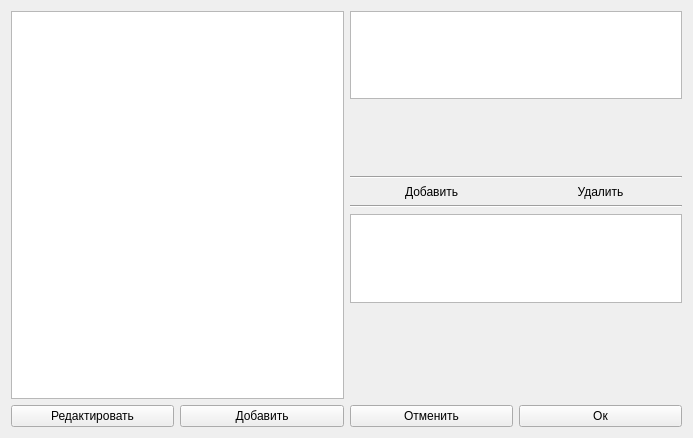
<?xml version="1.0" encoding="UTF-8"?>
<ui version="4.0">
 <class>RolePage</class>
 <widget class="QWidget" name="RolePage">
  <property name="geometry">
   <rect>
    <x>0</x>
    <y>0</y>
    <width>693</width>
    <height>438</height>
   </rect>
  </property>
  <property name="windowTitle">
   <string>Form</string>
  </property>
  <layout class="QVBoxLayout" name="verticalLayout_2">
   <item>
    <layout class="QHBoxLayout" name="horizontalLayout_3">
     <item>
      <widget class="QTableView" name="Table"/>
     </item>
     <item>
      <layout class="QVBoxLayout" name="verticalLayout">
       <item>
        <widget class="QListWidget" name="addWidget"/>
       </item>
       <item>
        <spacer name="verticalSpacer">
         <property name="orientation">
          <enum>Qt::Vertical</enum>
         </property>
         <property name="sizeHint" stdset="0">
          <size>
           <width>20</width>
           <height>175</height>
          </size>
         </property>
        </spacer>
       </item>
       <item>
        <widget class="Line" name="line">
         <property name="orientation">
          <enum>Qt::Horizontal</enum>
         </property>
        </widget>
       </item>
       <item>
        <layout class="QHBoxLayout" name="horizontalLayout_2">
         <item>
          <widget class="QPushButton" name="additempb">
           <property name="styleSheet">
            <string notr="true">border:none</string>
           </property>
           <property name="text">
            <string>Добавить</string>
           </property>
          </widget>
         </item>
         <item>
          <widget class="QPushButton" name="deleteitempb">
           <property name="styleSheet">
            <string notr="true">border:none</string>
           </property>
           <property name="text">
            <string>Удалить</string>
           </property>
          </widget>
         </item>
        </layout>
       </item>
       <item>
        <widget class="Line" name="line_2">
         <property name="orientation">
          <enum>Qt::Horizontal</enum>
         </property>
        </widget>
       </item>
       <item>
        <widget class="QListWidget" name="delWidget"/>
       </item>
       <item>
        <spacer name="verticalSpacer_2">
         <property name="orientation">
          <enum>Qt::Vertical</enum>
         </property>
         <property name="sizeHint" stdset="0">
          <size>
           <width>20</width>
           <height>200</height>
          </size>
         </property>
        </spacer>
       </item>
      </layout>
     </item>
    </layout>
   </item>
   <item>
    <layout class="QHBoxLayout" name="horizontalLayout">
     <item>
      <widget class="QPushButton" name="editPB">
       <property name="text">
        <string>Редактировать</string>
       </property>
      </widget>
     </item>
     <item>
      <widget class="QPushButton" name="addRowPB">
       <property name="text">
        <string>Добавить</string>
       </property>
      </widget>
     </item>
     <item>
      <widget class="QPushButton" name="CancelPB">
       <property name="text">
        <string>Отменить</string>
       </property>
      </widget>
     </item>
     <item>
      <widget class="QPushButton" name="OkPB">
       <property name="text">
        <string>Ок</string>
       </property>
      </widget>
     </item>
    </layout>
   </item>
  </layout>
 </widget>
 <resources/>
 <connections/>
</ui>
